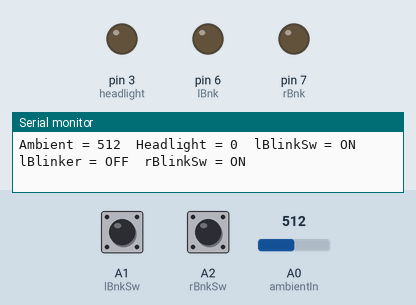
Bench run of a sketch on a simulated Arduino Uno, built with avr-gcc and run on an emulated ATmega328P. Shown: output pins drawn as LEDs (lit = HIGH), the last lines printed to the serial monitor. Dashed ring = blinking. Inputs (shaded band) come from the test bench; at power-on: A1 (lBnkSw) HIGH, A0 (ambientIn) = 512, A2 (rBnkSw) HIGH.

Above: at 1.3 s.
1.4 s: A1 (lBnkSw) pulled LOW for 0.65 s
At 2.6 s:
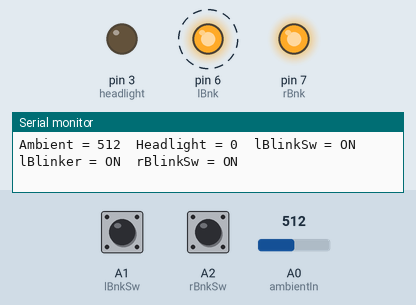
4.7 s: A0 (ambientIn) set to 48
7.8 s: A0 (ambientIn) set to 41
At 8.9 s:
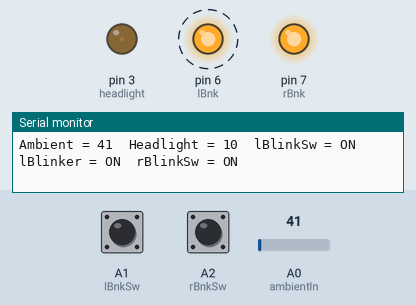
10.9 s: A2 (rBnkSw) pulled LOW for 0.65 s
At 12.0 s:
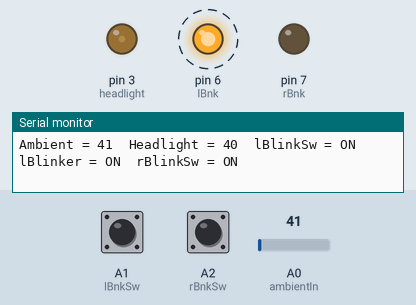
14.2 s: A1 (lBnkSw) pulled LOW for 1 s
At 15.2 s:
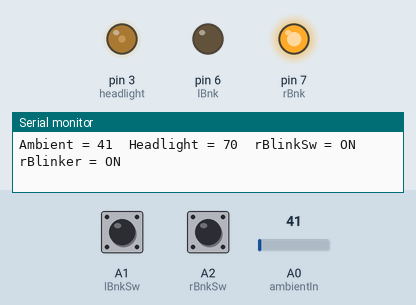
17.3 s: A2 (rBnkSw) pulled LOW for 1 s
At 18.4 s:
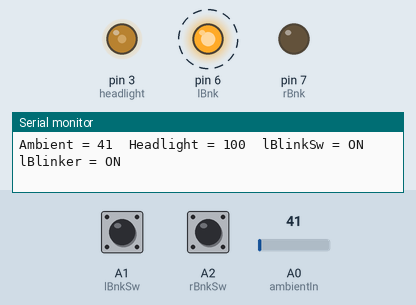
Timing chart, 0 to 30.1 s (numbered marks = the images above; inputs shaded):
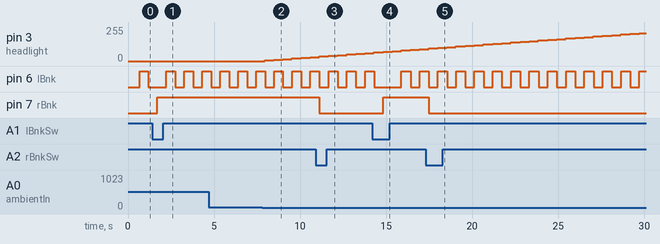

Measured:
- after the input at 1.4 s, pin 7 (rBnk): LOW → HIGH after 0.31 s
- after the input at 7.8 s, pin 3 (headlight): moves from 0/255 to 30/255 over 2.6 s, starting after 0.16 s
- after the input at 10.9 s, pin 7 (rBnk): HIGH → LOW after 0.22 s
- after the input at 14.2 s, pin 7 (rBnk): LOW → HIGH after 0.63 s
- after the input at 17.3 s, pin 7 (rBnk): HIGH → LOW after 0.18 s
- by itself, pin 6 (lBnk): alternates HIGH for 0.53 s and LOW for 0.53 s

The sketch:

Bike_Computer-diag.ino
```cpp
/* Bike Computer V1.1 - with diagnostics

  Using the serial functions signifigantly increases compiled size, use this if you have a problem in execution or are testing.
  Use the version without diagnostics in production (once you work out the bugs of course)

  Provides controls to basic functions on a bike, such as turning on and off lights,
  Measuring distance traveled, average speed, and logs to a microSD card.

  Future versions will also be able to communicate to other
  microcontrollers through the serial interface.

  Version 1 (This version) will be responsible for detecting ambiant light and ramping
  up/down the front and rear LED brightness once light levels reach a certain level.
  Other responsibilities will be blinking pairs of LEDs (front and back) on either side
  of the bike to indicate turning.

*/

#include <SoftwareSerial.h>

SoftwareSerial lcd(2, 8);  // This is required, to start an instance of an LCD
const int dispSw = A3;

// D4 and D5 are reserved for I2C

// Headlight
const int ambientIn = A0; // Analog input pin that the potentiometer is attached to
const int headlight = 3; // Digital output pin that the LED is attached to
const int incrBy = 5; // Amount to increase or decrease LED brightness by
int sensorValue = 0; // value read from the pot
int outputValue = 0; // value output to the PWM (analog out)

// Blinkers
const int lBnkSw = A1; // Left Blinker switch
const int rBnkSw = A2; // Right Blinker switch
const int lBnk = 6; // Left Blinker
const int rBnk = 7; // Right Blinker
const int bnkSpeed = 500; // in ms, 500 = twice a second
int lBnkSt = LOW;
int rBnkSt = LOW;
int lBnkSwSt = 0;
int rBnkSwSt = 0;
unsigned long previousMillis = 0;


void setup() {
  lcd.begin(9600);  // Start the LCD at 9600 baud
  clearDisplay();  // Clear the display
  setBacklight(20);

  // initialize serial communications at 9600 bps:
  Serial.begin(9600);
  Serial.println("Loading bike computer diagnostics.");
  Serial.println("This computer will log output to the console in the format: key = value\t key = value");

  // Set out outputs
  Serial.println("Setting our output pins");
  pinMode(headlight, OUTPUT);
  pinMode(lBnk, OUTPUT);
  pinMode(rBnk, OUTPUT);

  // Set our inputs
  Serial.println("Setting our input pins");
  pinMode(ambientIn, INPUT);
  pinMode(lBnkSw, INPUT);
  pinMode(rBnkSw, INPUT);
  pinMode(dispSw, INPUT);

  setLCDCursor(0);
  lcd.print("c0defox.es BCPU");
  setLCDCursor(18);
  lcd.print("Bike Computer");

  Serial.println("Let the games begin!");
}

void echo(String key, String value){ // This function logs all information to the console and saves on space without having to repeat itself
  Serial.print(key);
  Serial.print(" = ");
  Serial.print(value);
  Serial.print("\t");
}

void headLight(){ // Main function for determining whether or not to ramp up or ramp down the headlight and taillight. Uses ambient light sensor for that
  sensorValue = analogRead(ambientIn);

  if(sensorValue <= 45 && outputValue <= 250){
    outputValue = outputValue + incrBy;
  }

  if(sensorValue >= 50 && outputValue > 0){
    outputValue = outputValue - incrBy;
  }
  analogWrite(headlight, outputValue);
  if(outputValue >= 20){ // Ramp up/down lcd brightness with headlight - anything lower than 20 is too hard to read
    setBacklight(outputValue);

    setLCDCursor(16);
    lcd.print("*"); // Headlight indicator on lcd
    lcd.print(outputValue); // Brightness level of headlight
  }

  echo("Ambient", String(sensorValue));
  echo("Headlight", String(outputValue));
}

void blinker(){ // Controls the blinkers
  unsigned long currentMillis = millis();

  // Get info from switches
  lBnkSwSt = digitalRead(lBnkSw);
  rBnkSwSt = digitalRead(rBnkSw);

  // Automatically turn off LEDs if switch is off
  if(lBnkSwSt == LOW){ digitalWrite(lBnk, LOW); }
  if(rBnkSwSt == LOW){ digitalWrite(rBnk, LOW); }

  if(lBnkSwSt == HIGH){ // Test if left blinker switch is on
    echo("lBlinkSw", "ON");
     if(currentMillis - previousMillis >= bnkSpeed){
      previousMillis = currentMillis;

      if(lBnkSt == LOW){
        lBnkSt = HIGH;

        setLCDCursor(0);
        lcd.print("<");
        echo("lBlinker", "ON");
      }else{
        lBnkSt = LOW;

        setLCDCursor(0);
        lcd.print(" ");
        echo("lBlinker", "OFF");
      }

      digitalWrite(lBnk, lBnkSt); // Begin blinking
    }
  }

  if(rBnkSwSt == HIGH){ // Test if right blinker is on
    echo("rBlinkSw", "ON");
    if(currentMillis - previousMillis >= bnkSpeed){
      previousMillis = currentMillis;

      if(rBnkSt == LOW){
        rBnkSt = HIGH;

        setLCDCursor(15);
        lcd.print(">");
        echo("rBlinker", "ON");
      }else{
        rBnkSt = LOW;

        setLCDCursor(15);
        lcd.print(" ");
        echo("rBlinker", "OFF");
      }

      digitalWrite(rBnk, rBnkSt); // Begin blinking
    }
  }
}

void setBacklight(byte brightness){
  lcd.write(0x80);  // send the backlight command
  lcd.write(brightness);  // send the brightness value
}

void clearDisplay(){
  lcd.write(0xFE);  // send the special command
  lcd.write(0x01);  // send the clear screen command
}

void setLCDCursor(byte cursor_position){
  lcd.write(0xFE);  // send the special command
  lcd.write(0x80);  // send the set cursor command
  lcd.write(cursor_position);  // send the cursor position
}

void loop(){

  delay(500);
  clearDisplay();

  setLCDCursor(4);
  lcd.print("MPH: 7.5");

  headLight();
  blinker();

  // End of secondary functions, append new line to console
  Serial.println();
}
```
